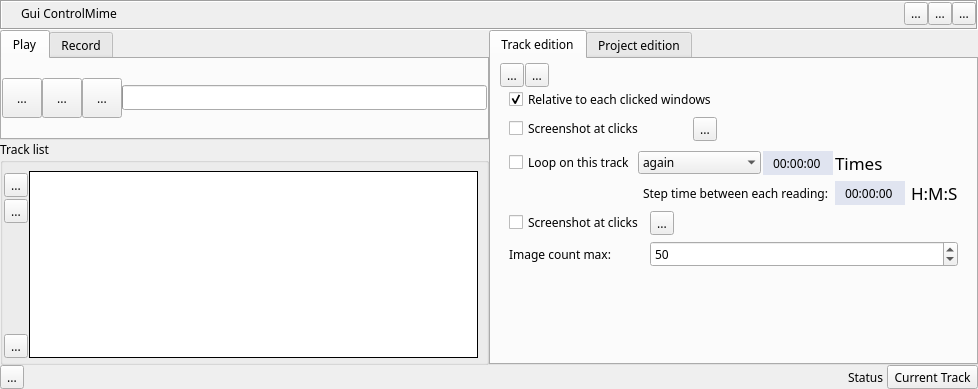
<?xml version="1.0" encoding="UTF-8"?>
<ui version="4.0">
 <class>MainWindow</class>
 <widget class="QMainWindow" name="MainWindow">
  <property name="geometry">
   <rect>
    <x>0</x>
    <y>0</y>
    <width>978</width>
    <height>389</height>
   </rect>
  </property>
  <property name="sizePolicy">
   <sizepolicy hsizetype="Expanding" vsizetype="Expanding">
    <horstretch>0</horstretch>
    <verstretch>0</verstretch>
   </sizepolicy>
  </property>
  <property name="maximumSize">
   <size>
    <width>99999</width>
    <height>99999</height>
   </size>
  </property>
  <property name="font">
   <font>
    <family>Sitka Small</family>
   </font>
  </property>
  <property name="mouseTracking">
   <bool>false</bool>
  </property>
  <property name="acceptDrops">
   <bool>false</bool>
  </property>
  <property name="windowTitle">
   <string>Gui Control Mime</string>
  </property>
  <widget class="QWidget" name="centralwidget">
   <property name="sizePolicy">
    <sizepolicy hsizetype="Expanding" vsizetype="Expanding">
     <horstretch>0</horstretch>
     <verstretch>0</verstretch>
    </sizepolicy>
   </property>
   <property name="acceptDrops">
    <bool>false</bool>
   </property>
   <layout class="QGridLayout" name="gridLayout_8">
    <property name="leftMargin">
     <number>0</number>
    </property>
    <property name="topMargin">
     <number>0</number>
    </property>
    <property name="rightMargin">
     <number>0</number>
    </property>
    <property name="bottomMargin">
     <number>0</number>
    </property>
    <property name="spacing">
     <number>0</number>
    </property>
    <item row="2" column="0">
     <widget class="QGroupBox" name="Gb_trackList">
      <property name="sizePolicy">
       <sizepolicy hsizetype="Expanding" vsizetype="Expanding">
        <horstretch>0</horstretch>
        <verstretch>0</verstretch>
       </sizepolicy>
      </property>
      <property name="font">
       <font>
        <family>Sitka Small</family>
       </font>
      </property>
      <property name="title">
       <string>Track list</string>
      </property>
      <property name="flat">
       <bool>true</bool>
      </property>
      <layout class="QGridLayout" name="gridLayout_4">
       <property name="leftMargin">
        <number>1</number>
       </property>
       <property name="topMargin">
        <number>8</number>
       </property>
       <property name="rightMargin">
        <number>8</number>
       </property>
       <property name="bottomMargin">
        <number>4</number>
       </property>
       <property name="horizontalSpacing">
        <number>1</number>
       </property>
       <property name="verticalSpacing">
        <number>2</number>
       </property>
       <item row="4" column="0">
        <widget class="QToolButton" name="B_rmTrack">
         <property name="toolTip">
          <string>Remove the current Track</string>
         </property>
         <property name="text">
          <string>...</string>
         </property>
         <property name="icon">
          <iconset resource="image.qrc">
           <normaloff>:/newPrefix/icon/moins.png</normaloff>:/newPrefix/icon/moins.png</iconset>
         </property>
        </widget>
       </item>
       <item row="3" column="0">
        <spacer name="verticalSpacer">
         <property name="orientation">
          <enum>Qt::Vertical</enum>
         </property>
         <property name="sizeHint" stdset="0">
          <size>
           <width>20</width>
           <height>40</height>
          </size>
         </property>
        </spacer>
       </item>
       <item row="0" column="2" rowspan="5">
        <widget class="QTableWidget" name="Tb_track">
         <property name="minimumSize">
          <size>
           <width>0</width>
           <height>100</height>
          </size>
         </property>
         <property name="acceptDrops">
          <bool>true</bool>
         </property>
         <property name="frameShape">
          <enum>QFrame::Panel</enum>
         </property>
         <property name="frameShadow">
          <enum>QFrame::Plain</enum>
         </property>
         <property name="editTriggers">
          <set>QAbstractItemView::AnyKeyPressed|QAbstractItemView::DoubleClicked|QAbstractItemView::EditKeyPressed</set>
         </property>
         <property name="alternatingRowColors">
          <bool>true</bool>
         </property>
         <property name="selectionMode">
          <enum>QAbstractItemView::SingleSelection</enum>
         </property>
         <property name="selectionBehavior">
          <enum>QAbstractItemView::SelectRows</enum>
         </property>
         <property name="sortingEnabled">
          <bool>true</bool>
         </property>
         <attribute name="horizontalHeaderShowSortIndicator" stdset="0">
          <bool>true</bool>
         </attribute>
         <attribute name="horizontalHeaderStretchLastSection">
          <bool>true</bool>
         </attribute>
        </widget>
       </item>
       <item row="1" column="0">
        <layout class="QHBoxLayout" name="horizontalLayout">
         <property name="spacing">
          <number>0</number>
         </property>
         <item>
          <widget class="QToolButton" name="B_saveTrack">
           <property name="toolTip">
            <string>Save</string>
           </property>
           <property name="text">
            <string>...</string>
           </property>
           <property name="icon">
            <iconset resource="image.qrc">
             <normaloff>:/newPrefix/icon/saveket.png</normaloff>:/newPrefix/icon/saveket.png</iconset>
           </property>
          </widget>
         </item>
        </layout>
       </item>
       <item row="2" column="0">
        <widget class="QToolButton" name="B_saveAs">
         <property name="maximumSize">
          <size>
           <width>9999</width>
           <height>9999</height>
          </size>
         </property>
         <property name="toolTip">
          <string>Save as</string>
         </property>
         <property name="text">
          <string>...</string>
         </property>
         <property name="icon">
          <iconset resource="image.qrc">
           <normaloff>:/newPrefix/icon/saveAsket_notsuperposed.png</normaloff>:/newPrefix/icon/saveAsket_notsuperposed.png</iconset>
         </property>
         <property name="iconSize">
          <size>
           <width>20</width>
           <height>20</height>
          </size>
         </property>
        </widget>
       </item>
      </layout>
     </widget>
    </item>
    <item row="0" column="0" colspan="2">
     <widget class="QFrame" name="frame">
      <property name="sizePolicy">
       <sizepolicy hsizetype="Expanding" vsizetype="Expanding">
        <horstretch>0</horstretch>
        <verstretch>0</verstretch>
       </sizepolicy>
      </property>
      <property name="maximumSize">
       <size>
        <width>16777215</width>
        <height>30</height>
       </size>
      </property>
      <property name="mouseTracking">
       <bool>true</bool>
      </property>
      <property name="frameShape">
       <enum>QFrame::Box</enum>
      </property>
      <property name="frameShadow">
       <enum>QFrame::Sunken</enum>
      </property>
      <layout class="QGridLayout" name="gridLayout_6">
       <property name="leftMargin">
        <number>0</number>
       </property>
       <property name="topMargin">
        <number>0</number>
       </property>
       <property name="rightMargin">
        <number>0</number>
       </property>
       <property name="bottomMargin">
        <number>0</number>
       </property>
       <property name="horizontalSpacing">
        <number>0</number>
       </property>
       <property name="verticalSpacing">
        <number>1</number>
       </property>
       <item row="0" column="5">
        <widget class="QToolButton" name="B_maximize">
         <property name="maximumSize">
          <size>
           <width>30</width>
           <height>30</height>
          </size>
         </property>
         <property name="text">
          <string>...</string>
         </property>
         <property name="icon">
          <iconset resource="image.qrc">
           <normaloff>:/newPrefix/icon/wintbar/max.png</normaloff>:/newPrefix/icon/wintbar/max.png</iconset>
         </property>
         <property name="iconSize">
          <size>
           <width>30</width>
           <height>30</height>
          </size>
         </property>
        </widget>
       </item>
       <item row="0" column="6">
        <widget class="QToolButton" name="B_close">
         <property name="maximumSize">
          <size>
           <width>30</width>
           <height>30</height>
          </size>
         </property>
         <property name="text">
          <string>...</string>
         </property>
         <property name="icon">
          <iconset resource="image.qrc">
           <normaloff>:/newPrefix/icon/wintbar/close.png</normaloff>:/newPrefix/icon/wintbar/close.png</iconset>
         </property>
         <property name="iconSize">
          <size>
           <width>30</width>
           <height>30</height>
          </size>
         </property>
        </widget>
       </item>
       <item row="0" column="1">
        <widget class="QLabel" name="label">
         <property name="maximumSize">
          <size>
           <width>20</width>
           <height>20</height>
          </size>
         </property>
         <property name="text">
          <string/>
         </property>
         <property name="pixmap">
          <pixmap resource="image.qrc">:/newPrefix/icon/whitemouselitle.ico</pixmap>
         </property>
         <property name="indent">
          <number>-1</number>
         </property>
        </widget>
       </item>
       <item row="1" column="0" colspan="7">
        <spacer name="verticalSpacer_2">
         <property name="orientation">
          <enum>Qt::Vertical</enum>
         </property>
         <property name="sizeType">
          <enum>QSizePolicy::Fixed</enum>
         </property>
         <property name="sizeHint" stdset="0">
          <size>
           <width>20</width>
           <height>3</height>
          </size>
         </property>
        </spacer>
       </item>
       <item row="0" column="2">
        <widget class="QLabel" name="L_WindowTiltle">
         <property name="text">
          <string>Gui ControlMime</string>
         </property>
         <property name="margin">
          <number>0</number>
         </property>
         <property name="indent">
          <number>5</number>
         </property>
        </widget>
       </item>
       <item row="0" column="3">
        <spacer name="horizontalSpacer_2">
         <property name="orientation">
          <enum>Qt::Horizontal</enum>
         </property>
         <property name="sizeHint" stdset="0">
          <size>
           <width>40</width>
           <height>20</height>
          </size>
         </property>
        </spacer>
       </item>
       <item row="0" column="4">
        <widget class="QToolButton" name="B_minimize">
         <property name="maximumSize">
          <size>
           <width>30</width>
           <height>30</height>
          </size>
         </property>
         <property name="text">
          <string>...</string>
         </property>
         <property name="icon">
          <iconset resource="image.qrc">
           <normaloff>:/newPrefix/icon/wintbar/minimizeToTaskBar.png</normaloff>:/newPrefix/icon/wintbar/minimizeToTaskBar.png</iconset>
         </property>
         <property name="iconSize">
          <size>
           <width>30</width>
           <height>30</height>
          </size>
         </property>
        </widget>
       </item>
       <item row="0" column="0">
        <spacer name="horizontalSpacer_3">
         <property name="orientation">
          <enum>Qt::Horizontal</enum>
         </property>
         <property name="sizeType">
          <enum>QSizePolicy::Fixed</enum>
         </property>
         <property name="sizeHint" stdset="0">
          <size>
           <width>7</width>
           <height>14</height>
          </size>
         </property>
        </spacer>
       </item>
      </layout>
     </widget>
    </item>
    <item row="1" column="1" rowspan="2">
     <widget class="QWidget" name="W_Edit" native="true">
      <layout class="QGridLayout" name="gridLayout_2">
       <property name="leftMargin">
        <number>0</number>
       </property>
       <property name="topMargin">
        <number>0</number>
       </property>
       <property name="rightMargin">
        <number>0</number>
       </property>
       <property name="bottomMargin">
        <number>0</number>
       </property>
       <property name="spacing">
        <number>0</number>
       </property>
       <item row="0" column="0">
        <widget class="QTabWidget" name="Tb_edit">
         <property name="currentIndex">
          <number>0</number>
         </property>
         <widget class="QWidget" name="tab_3">
          <attribute name="title">
           <string>Track edition</string>
          </attribute>
          <layout class="QGridLayout" name="gridLayout_7">
           <property name="topMargin">
            <number>4</number>
           </property>
           <property name="horizontalSpacing">
            <number>1</number>
           </property>
           <property name="verticalSpacing">
            <number>0</number>
           </property>
           <item row="2" column="0" colspan="3">
            <widget class="QWidget" name="W_play" native="true">
             <property name="enabled">
              <bool>true</bool>
             </property>
             <layout class="QGridLayout" name="gridLayout_10">
              <property name="topMargin">
               <number>1</number>
              </property>
              <item row="2" column="0">
               <widget class="QCheckBox" name="Cb_screenshot_P">
                <property name="enabled">
                 <bool>true</bool>
                </property>
                <property name="text">
                 <string>Screenshot at clicks</string>
                </property>
               </widget>
              </item>
              <item row="2" column="1">
               <widget class="QToolButton" name="B_screendir_P">
                <property name="enabled">
                 <bool>true</bool>
                </property>
                <property name="toolTip">
                 <string>Save screenshot's</string>
                </property>
                <property name="text">
                 <string>...</string>
                </property>
                <property name="icon">
                 <iconset resource="image.qrc">
                  <normaloff>:/newPrefix/icon/save.png</normaloff>:/newPrefix/icon/save.png</iconset>
                </property>
               </widget>
              </item>
              <item row="2" column="3">
               <spacer name="horizontalSpacer_5">
                <property name="orientation">
                 <enum>Qt::Horizontal</enum>
                </property>
                <property name="sizeHint" stdset="0">
                 <size>
                  <width>40</width>
                  <height>20</height>
                 </size>
                </property>
               </spacer>
              </item>
              <item row="3" column="1" colspan="3">
               <widget class="QSpinBox" name="Sp_imPesistancy">
                <property name="enabled">
                 <bool>true</bool>
                </property>
                <property name="maximum">
                 <number>9999</number>
                </property>
                <property name="singleStep">
                 <number>1</number>
                </property>
                <property name="value">
                 <number>50</number>
                </property>
               </widget>
              </item>
              <item row="3" column="0">
               <widget class="QLabel" name="label_2">
                <property name="enabled">
                 <bool>true</bool>
                </property>
                <property name="text">
                 <string>Image count max:</string>
                </property>
               </widget>
              </item>
              <item row="0" column="0" colspan="4">
               <layout class="QHBoxLayout" name="horizontalLayout_4">
                <property name="spacing">
                 <number>2</number>
                </property>
                <item>
                 <widget class="QCheckBox" name="Ch_rp_p_repeat">
                  <property name="enabled">
                   <bool>true</bool>
                  </property>
                  <property name="toolTip">
                   <string>Repeat some times the current track</string>
                  </property>
                  <property name="text">
                   <string>Loop on this track</string>
                  </property>
                 </widget>
                </item>
                <item>
                 <widget class="QComboBox" name="Cb_rp_p_rep">
                  <property name="enabled">
                   <bool>true</bool>
                  </property>
                  <property name="minimumSize">
                   <size>
                    <width>50</width>
                    <height>0</height>
                   </size>
                  </property>
                  <property name="currentIndex">
                   <number>1</number>
                  </property>
                  <property name="duplicatesEnabled">
                   <bool>false</bool>
                  </property>
                  <property name="frame">
                   <bool>false</bool>
                  </property>
                  <item>
                   <property name="text">
                    <string>during</string>
                   </property>
                  </item>
                  <item>
                   <property name="text">
                    <string>again</string>
                   </property>
                  </item>
                 </widget>
                </item>
                <item>
                 <widget class="QLineEdit" name="Sb_rp_p_rep">
                  <property name="sizePolicy">
                   <sizepolicy hsizetype="Expanding" vsizetype="Preferred">
                    <horstretch>0</horstretch>
                    <verstretch>0</verstretch>
                   </sizepolicy>
                  </property>
                  <property name="minimumSize">
                   <size>
                    <width>0</width>
                    <height>0</height>
                   </size>
                  </property>
                  <property name="maximumSize">
                   <size>
                    <width>70</width>
                    <height>16777215</height>
                   </size>
                  </property>
                  <property name="baseSize">
                   <size>
                    <width>0</width>
                    <height>0</height>
                   </size>
                  </property>
                  <property name="palette">
                   <palette>
                    <active>
                     <colorrole role="Base">
                      <brush brushstyle="SolidPattern">
                       <color alpha="255">
                        <red>224</red>
                        <green>228</green>
                        <blue>240</blue>
                       </color>
                      </brush>
                     </colorrole>
                     <colorrole role="HighlightedText">
                      <brush brushstyle="SolidPattern">
                       <color alpha="255">
                        <red>0</red>
                        <green>0</green>
                        <blue>0</blue>
                       </color>
                      </brush>
                     </colorrole>
                    </active>
                    <inactive>
                     <colorrole role="Base">
                      <brush brushstyle="SolidPattern">
                       <color alpha="255">
                        <red>224</red>
                        <green>228</green>
                        <blue>240</blue>
                       </color>
                      </brush>
                     </colorrole>
                     <colorrole role="HighlightedText">
                      <brush brushstyle="SolidPattern">
                       <color alpha="255">
                        <red>0</red>
                        <green>0</green>
                        <blue>0</blue>
                       </color>
                      </brush>
                     </colorrole>
                    </inactive>
                    <disabled>
                     <colorrole role="Base">
                      <brush brushstyle="SolidPattern">
                       <color alpha="255">
                        <red>240</red>
                        <green>240</green>
                        <blue>240</blue>
                       </color>
                      </brush>
                     </colorrole>
                     <colorrole role="HighlightedText">
                      <brush brushstyle="SolidPattern">
                       <color alpha="255">
                        <red>0</red>
                        <green>0</green>
                        <blue>0</blue>
                       </color>
                      </brush>
                     </colorrole>
                    </disabled>
                   </palette>
                  </property>
                  <property name="text">
                   <string>00:00:00</string>
                  </property>
                  <property name="frame">
                   <bool>false</bool>
                  </property>
                  <property name="alignment">
                   <set>Qt::AlignCenter</set>
                  </property>
                 </widget>
                </item>
                <item>
                 <widget class="QLabel" name="L_rp_p_rep">
                  <property name="font">
                   <font>
                    <family>Mongolian Baiti</family>
                    <pointsize>13</pointsize>
                   </font>
                  </property>
                  <property name="text">
                   <string>Times</string>
                  </property>
                 </widget>
                </item>
               </layout>
              </item>
              <item row="1" column="0" colspan="4">
               <layout class="QGridLayout" name="gridLayout_11">
                <item row="0" column="1">
                 <widget class="QLabel" name="L_stepTimeP">
                  <property name="text">
                   <string>Step time between each reading:</string>
                  </property>
                 </widget>
                </item>
                <item row="0" column="3">
                 <widget class="QLabel" name="L_stepTimeLabP">
                  <property name="font">
                   <font>
                    <family>Mongolian Baiti</family>
                    <pointsize>13</pointsize>
                   </font>
                  </property>
                  <property name="text">
                   <string>H:M:S</string>
                  </property>
                 </widget>
                </item>
                <item row="0" column="0">
                 <spacer name="horizontalSpacer_6">
                  <property name="orientation">
                   <enum>Qt::Horizontal</enum>
                  </property>
                  <property name="sizeHint" stdset="0">
                   <size>
                    <width>40</width>
                    <height>20</height>
                   </size>
                  </property>
                 </spacer>
                </item>
                <item row="0" column="2">
                 <widget class="QLineEdit" name="Sb_stepTimeP">
                  <property name="sizePolicy">
                   <sizepolicy hsizetype="Expanding" vsizetype="Preferred">
                    <horstretch>0</horstretch>
                    <verstretch>0</verstretch>
                   </sizepolicy>
                  </property>
                  <property name="minimumSize">
                   <size>
                    <width>0</width>
                    <height>0</height>
                   </size>
                  </property>
                  <property name="maximumSize">
                   <size>
                    <width>70</width>
                    <height>16777215</height>
                   </size>
                  </property>
                  <property name="baseSize">
                   <size>
                    <width>0</width>
                    <height>0</height>
                   </size>
                  </property>
                  <property name="palette">
                   <palette>
                    <active>
                     <colorrole role="Base">
                      <brush brushstyle="SolidPattern">
                       <color alpha="255">
                        <red>224</red>
                        <green>228</green>
                        <blue>240</blue>
                       </color>
                      </brush>
                     </colorrole>
                     <colorrole role="HighlightedText">
                      <brush brushstyle="SolidPattern">
                       <color alpha="255">
                        <red>0</red>
                        <green>0</green>
                        <blue>0</blue>
                       </color>
                      </brush>
                     </colorrole>
                    </active>
                    <inactive>
                     <colorrole role="Base">
                      <brush brushstyle="SolidPattern">
                       <color alpha="255">
                        <red>224</red>
                        <green>228</green>
                        <blue>240</blue>
                       </color>
                      </brush>
                     </colorrole>
                     <colorrole role="HighlightedText">
                      <brush brushstyle="SolidPattern">
                       <color alpha="255">
                        <red>0</red>
                        <green>0</green>
                        <blue>0</blue>
                       </color>
                      </brush>
                     </colorrole>
                    </inactive>
                    <disabled>
                     <colorrole role="Base">
                      <brush brushstyle="SolidPattern">
                       <color alpha="255">
                        <red>240</red>
                        <green>240</green>
                        <blue>240</blue>
                       </color>
                      </brush>
                     </colorrole>
                     <colorrole role="HighlightedText">
                      <brush brushstyle="SolidPattern">
                       <color alpha="255">
                        <red>0</red>
                        <green>0</green>
                        <blue>0</blue>
                       </color>
                      </brush>
                     </colorrole>
                    </disabled>
                   </palette>
                  </property>
                  <property name="text">
                   <string>00:00:00</string>
                  </property>
                  <property name="frame">
                   <bool>false</bool>
                  </property>
                  <property name="alignment">
                   <set>Qt::AlignCenter</set>
                  </property>
                 </widget>
                </item>
               </layout>
              </item>
             </layout>
            </widget>
           </item>
           <item row="1" column="0" colspan="3">
            <widget class="QWidget" name="W_record" native="true">
             <layout class="QGridLayout" name="gridLayout_9">
              <property name="topMargin">
               <number>1</number>
              </property>
              <item row="0" column="0" colspan="2">
               <widget class="QCheckBox" name="Cb_relTo">
                <property name="text">
                 <string>Relative to each clicked windows</string>
                </property>
                <property name="checked">
                 <bool>true</bool>
                </property>
               </widget>
              </item>
              <item row="1" column="1">
               <widget class="QToolButton" name="B_screendir">
                <property name="toolTip">
                 <string>Save reference (from record) screenshot's to a folder</string>
                </property>
                <property name="text">
                 <string>...</string>
                </property>
                <property name="icon">
                 <iconset resource="image.qrc">
                  <normaloff>:/newPrefix/icon/save.png</normaloff>:/newPrefix/icon/save.png</iconset>
                </property>
               </widget>
              </item>
              <item row="1" column="0">
               <widget class="QCheckBox" name="Cb_screenshot">
                <property name="statusTip">
                 <string>If screenshot points in played track</string>
                </property>
                <property name="text">
                 <string>Screenshot at clicks</string>
                </property>
               </widget>
              </item>
              <item row="1" column="2">
               <spacer name="horizontalSpacer_4">
                <property name="orientation">
                 <enum>Qt::Horizontal</enum>
                </property>
                <property name="sizeHint" stdset="0">
                 <size>
                  <width>40</width>
                  <height>20</height>
                 </size>
                </property>
               </spacer>
              </item>
             </layout>
            </widget>
           </item>
           <item row="3" column="0" colspan="3">
            <spacer name="verticalSpacer_3">
             <property name="orientation">
              <enum>Qt::Vertical</enum>
             </property>
             <property name="sizeHint" stdset="0">
              <size>
               <width>20</width>
               <height>40</height>
              </size>
             </property>
            </spacer>
           </item>
           <item row="0" column="0">
            <widget class="QToolButton" name="B_undo">
             <property name="statusTip">
              <string>Undo</string>
             </property>
             <property name="text">
              <string>...</string>
             </property>
             <property name="icon">
              <iconset resource="image.qrc">
               <normaloff>:/newPrefix/icon/undo.png</normaloff>:/newPrefix/icon/undo.png</iconset>
             </property>
             <property name="iconSize">
              <size>
               <width>25</width>
               <height>25</height>
              </size>
             </property>
            </widget>
           </item>
           <item row="0" column="1">
            <widget class="QToolButton" name="B_redo">
             <property name="statusTip">
              <string>Redo</string>
             </property>
             <property name="text">
              <string>...</string>
             </property>
             <property name="icon">
              <iconset resource="image.qrc">
               <normaloff>:/newPrefix/icon/redo.png</normaloff>:/newPrefix/icon/redo.png</iconset>
             </property>
             <property name="iconSize">
              <size>
               <width>25</width>
               <height>25</height>
              </size>
             </property>
            </widget>
           </item>
          </layout>
         </widget>
         <widget class="QWidget" name="tab_4">
          <attribute name="title">
           <string>Project edition</string>
          </attribute>
         </widget>
        </widget>
       </item>
      </layout>
     </widget>
    </item>
    <item row="1" column="0">
     <widget class="QTabWidget" name="Tw_playRecord">
      <property name="sizePolicy">
       <sizepolicy hsizetype="Expanding" vsizetype="Expanding">
        <horstretch>0</horstretch>
        <verstretch>0</verstretch>
       </sizepolicy>
      </property>
      <property name="minimumSize">
       <size>
        <width>0</width>
        <height>110</height>
       </size>
      </property>
      <property name="maximumSize">
       <size>
        <width>50000</width>
        <height>150</height>
       </size>
      </property>
      <property name="font">
       <font>
        <family>Sitka Small</family>
       </font>
      </property>
      <property name="tabShape">
       <enum>QTabWidget::Rounded</enum>
      </property>
      <property name="currentIndex">
       <number>0</number>
      </property>
      <widget class="QWidget" name="tab_2">
       <property name="maximumSize">
        <size>
         <width>16777215</width>
         <height>16777215</height>
        </size>
       </property>
       <attribute name="title">
        <string>Play</string>
       </attribute>
       <layout class="QGridLayout" name="gridLayout_3">
        <property name="leftMargin">
         <number>0</number>
        </property>
        <property name="topMargin">
         <number>0</number>
        </property>
        <property name="rightMargin">
         <number>0</number>
        </property>
        <property name="bottomMargin">
         <number>0</number>
        </property>
        <property name="spacing">
         <number>0</number>
        </property>
        <item row="0" column="0">
         <widget class="QToolButton" name="B_player_start">
          <property name="minimumSize">
           <size>
            <width>40</width>
            <height>40</height>
           </size>
          </property>
          <property name="text">
           <string>...</string>
          </property>
          <property name="icon">
           <iconset resource="image.qrc">
            <normaloff>:/newPrefix/icon/play.png</normaloff>:/newPrefix/icon/play.png</iconset>
          </property>
          <property name="iconSize">
           <size>
            <width>30</width>
            <height>30</height>
           </size>
          </property>
         </widget>
        </item>
        <item row="0" column="1">
         <widget class="QToolButton" name="B_player_pause">
          <property name="minimumSize">
           <size>
            <width>40</width>
            <height>40</height>
           </size>
          </property>
          <property name="text">
           <string>...</string>
          </property>
          <property name="icon">
           <iconset resource="image.qrc">
            <normaloff>:/newPrefix/icon/pause.png</normaloff>:/newPrefix/icon/pause.png</iconset>
          </property>
          <property name="iconSize">
           <size>
            <width>30</width>
            <height>30</height>
           </size>
          </property>
         </widget>
        </item>
        <item row="0" column="2">
         <widget class="QToolButton" name="B_player_stop">
          <property name="minimumSize">
           <size>
            <width>40</width>
            <height>40</height>
           </size>
          </property>
          <property name="text">
           <string>...</string>
          </property>
          <property name="icon">
           <iconset resource="image.qrc">
            <normaloff>:/newPrefix/icon/stop.png</normaloff>:/newPrefix/icon/stop.png</iconset>
          </property>
          <property name="iconSize">
           <size>
            <width>30</width>
            <height>30</height>
           </size>
          </property>
         </widget>
        </item>
        <item row="0" column="3">
         <layout class="QVBoxLayout" name="verticalLayout">
          <property name="spacing">
           <number>0</number>
          </property>
          <item>
           <widget class="QProgressBar" name="Pb_playTime">
            <property name="value">
             <number>0</number>
            </property>
            <property name="textVisible">
             <bool>false</bool>
            </property>
            <property name="invertedAppearance">
             <bool>false</bool>
            </property>
           </widget>
          </item>
         </layout>
        </item>
       </layout>
      </widget>
      <widget class="QWidget" name="tab">
       <attribute name="title">
        <string>Record</string>
       </attribute>
       <layout class="QGridLayout" name="gridLayout">
        <property name="leftMargin">
         <number>0</number>
        </property>
        <property name="topMargin">
         <number>0</number>
        </property>
        <property name="rightMargin">
         <number>0</number>
        </property>
        <property name="bottomMargin">
         <number>0</number>
        </property>
        <property name="horizontalSpacing">
         <number>4</number>
        </property>
        <property name="verticalSpacing">
         <number>2</number>
        </property>
        <item row="0" column="1">
         <widget class="QToolButton" name="B_rec_stop">
          <property name="text">
           <string>...</string>
          </property>
          <property name="icon">
           <iconset resource="image.qrc">
            <normaloff>:/newPrefix/icon/stop.png</normaloff>:/newPrefix/icon/stop.png</iconset>
          </property>
          <property name="iconSize">
           <size>
            <width>30</width>
            <height>30</height>
           </size>
          </property>
         </widget>
        </item>
        <item row="0" column="2">
         <widget class="QLabel" name="L_rec_time">
          <property name="font">
           <font>
            <family>Sitka Small</family>
           </font>
          </property>
          <property name="text">
           <string>0:0:0</string>
          </property>
          <property name="alignment">
           <set>Qt::AlignRight|Qt::AlignTrailing|Qt::AlignVCenter</set>
          </property>
         </widget>
        </item>
        <item row="0" column="0">
         <widget class="QToolButton" name="B_rec_start">
          <property name="text">
           <string>...</string>
          </property>
          <property name="icon">
           <iconset resource="image.qrc">
            <normaloff>:/newPrefix/icon/rec.png</normaloff>:/newPrefix/icon/rec.png</iconset>
          </property>
          <property name="iconSize">
           <size>
            <width>30</width>
            <height>30</height>
           </size>
          </property>
         </widget>
        </item>
       </layout>
      </widget>
     </widget>
    </item>
    <item row="3" column="0" colspan="2">
     <layout class="QGridLayout" name="gridLayout_5">
      <property name="horizontalSpacing">
       <number>3</number>
      </property>
      <property name="verticalSpacing">
       <number>0</number>
      </property>
      <item row="0" column="2">
       <widget class="QLabel" name="L_status">
        <property name="text">
         <string>Status</string>
        </property>
       </widget>
      </item>
      <item row="0" column="0">
       <widget class="QToolButton" name="B_HS">
        <property name="enabled">
         <bool>true</bool>
        </property>
        <property name="maximumSize">
         <size>
          <width>40</width>
          <height>25</height>
         </size>
        </property>
        <property name="text">
         <string>...</string>
        </property>
        <property name="icon">
         <iconset resource="image.qrc">
          <normaloff>:/newPrefix/icon/up.png</normaloff>:/newPrefix/icon/up.png</iconset>
        </property>
        <property name="iconSize">
         <size>
          <width>40</width>
          <height>40</height>
         </size>
        </property>
        <property name="arrowType">
         <enum>Qt::NoArrow</enum>
        </property>
       </widget>
      </item>
      <item row="0" column="1">
       <spacer name="horizontalSpacer">
        <property name="orientation">
         <enum>Qt::Horizontal</enum>
        </property>
        <property name="sizeHint" stdset="0">
         <size>
          <width>40</width>
          <height>20</height>
         </size>
        </property>
       </spacer>
      </item>
      <item row="0" column="3">
       <widget class="QToolButton" name="B_logTab">
        <property name="text">
         <string>Current Track</string>
        </property>
       </widget>
      </item>
     </layout>
    </item>
   </layout>
  </widget>
 </widget>
 <tabstops>
  <tabstop>B_minimize</tabstop>
  <tabstop>B_maximize</tabstop>
  <tabstop>B_close</tabstop>
  <tabstop>Tw_playRecord</tabstop>
  <tabstop>B_player_start</tabstop>
  <tabstop>B_player_pause</tabstop>
  <tabstop>B_player_stop</tabstop>
  <tabstop>B_saveTrack</tabstop>
  <tabstop>B_saveAs</tabstop>
  <tabstop>B_rmTrack</tabstop>
  <tabstop>B_HS</tabstop>
  <tabstop>B_rec_start</tabstop>
  <tabstop>B_rec_stop</tabstop>
  <tabstop>Tb_track</tabstop>
 </tabstops>
 <resources>
  <include location="image.qrc"/>
 </resources>
 <connections/>
</ui>
